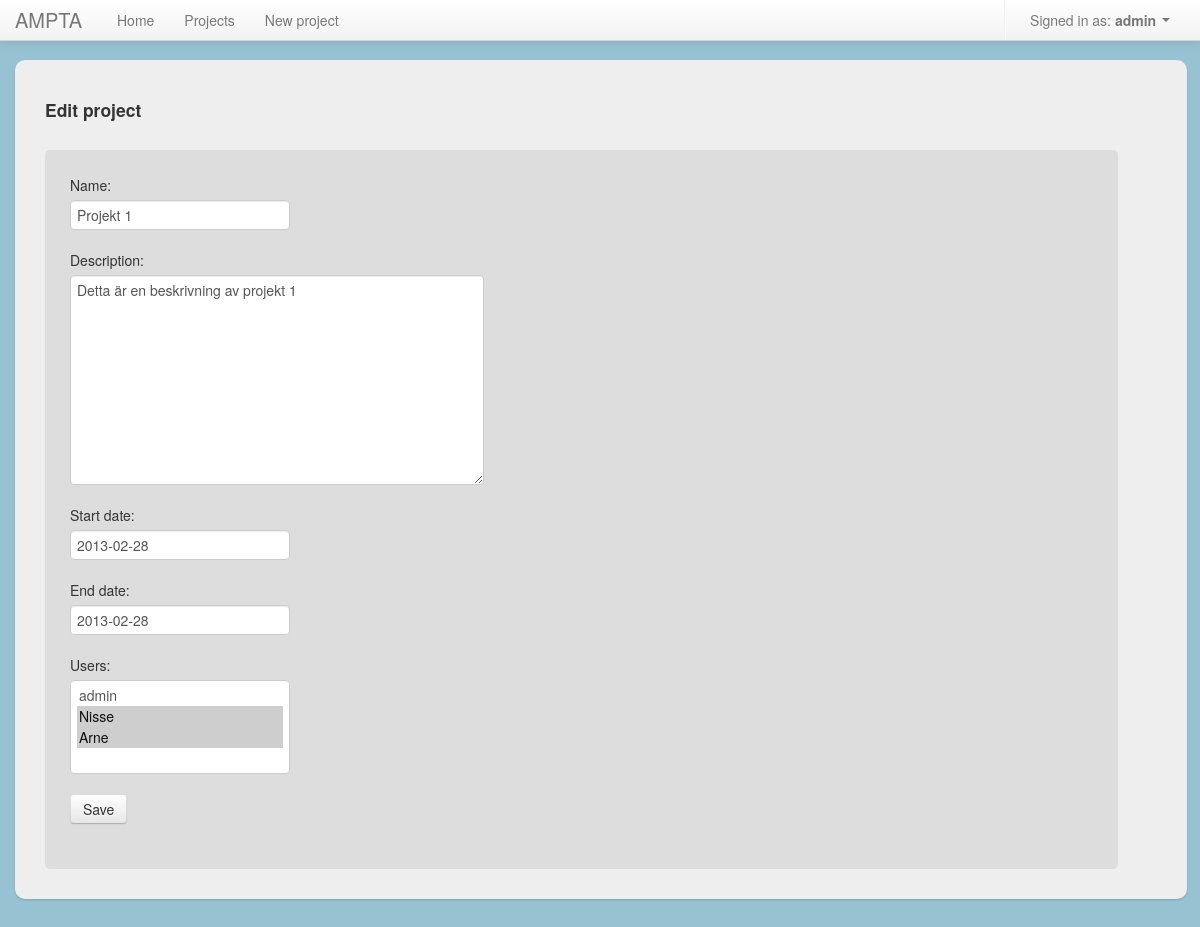
The app's page /project/1/edit/ (signed in), older data.
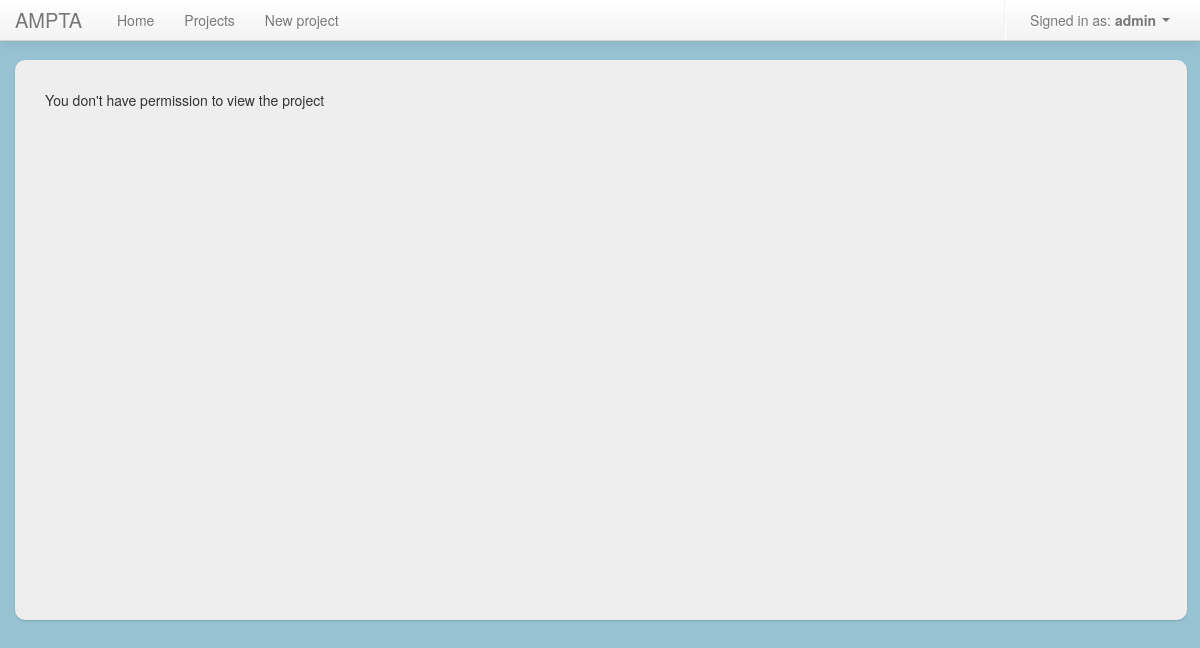
The same page, newer data.
### project_app/models.py (models this page shows, shortened)
class Project(models.Model):
	name = models.CharField(max_length = 50)
	description = models.TextField()
	start_date = models.DateField('Start date')
	end_date = models.DateField('End date')
	date_added = models.DateField()
	date_updated = models.DateField()
	added_by_user = models.ForeignKey(User)
	users = models.ManyToManyField(User, related_name='projects')
	def owned_by_user(self, user):
		return self.added_by_user == user

### project_app/views.py (the view)
# urls.py: url(r'^project/(?P<project_id>\d+)/edit/$', 'project_app.views.project_edit', name="project_edit"),
@login_required
def project_edit(request, project_id):
	project = get_object_or_404(Project, pk = project_id)
	if project.owned_by_user(request.user):
		if request.method == "POST":
			form = ProjectForm(request.POST, instance = project)
			if form.is_valid():
				try:
					form.save()
					return redirect('project_manage')
				except:
					return HttpResponseServerError()
		else:
			form = ProjectForm(instance = project)
	else:
		return render(request, 'projects/edit.html', {"error_message": "You don't have permission to view the project"})
	return render(request, 'projects/edit.html', {"form": form}) #, "value" : "Update project"})

### templates/projects/edit.html (shortened to what this page needs)
{% extends "shared/base.html" %}
{% block content %}
	{% if error_message %}
    	<p>{{ error_message }}</p>
	{% else %}
		<h4>Edit project</h4>
		<div id="project_area">
			<form action="{{project_add}}" id="new_proj" method="POST"> {% csrf_token %}
				{{ form.as_p }}
				<input type="submit" class="btn" value="Save" />
			</form>
		</div>
	{% endif %}
{% endblock %}

Row changes from the older to the newer data that the page shows:
no longer on this page (row edited): Project: name "Projekt 1", description "Detta är en beskrivning av projekt 1", start_date "2013-02-28", end_date "2013-02-28"
Text that changed along with them:
{{ error_message }}: (not shown) → "You don't have permission to view the project"
form field users: "admin / Nisse ☑ / Arne ☑" → (not shown)
form field value: "Save" → (not shown)
text no longer shown: "Edit project Name: Description: Start date: End date: Users:"
